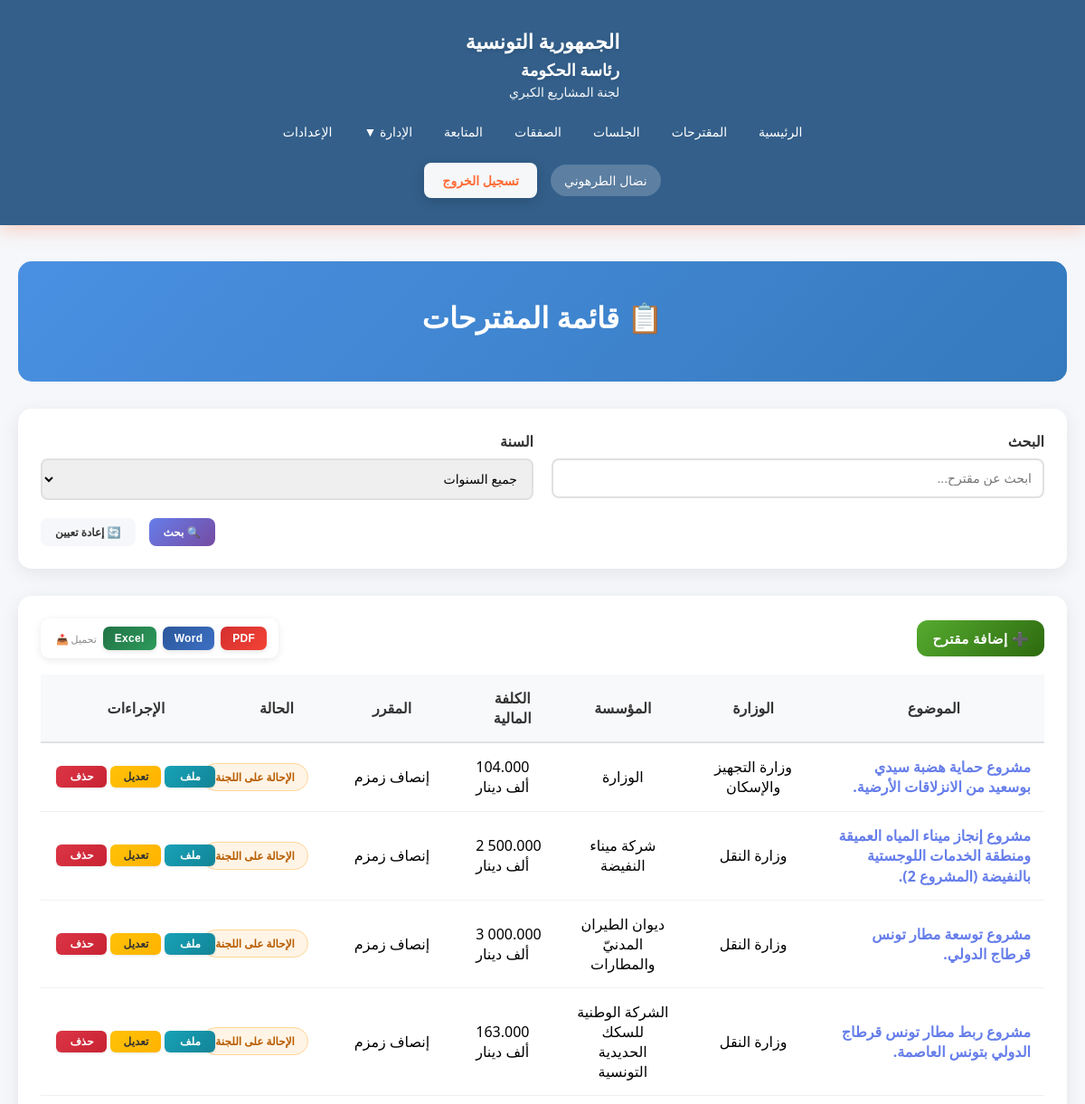
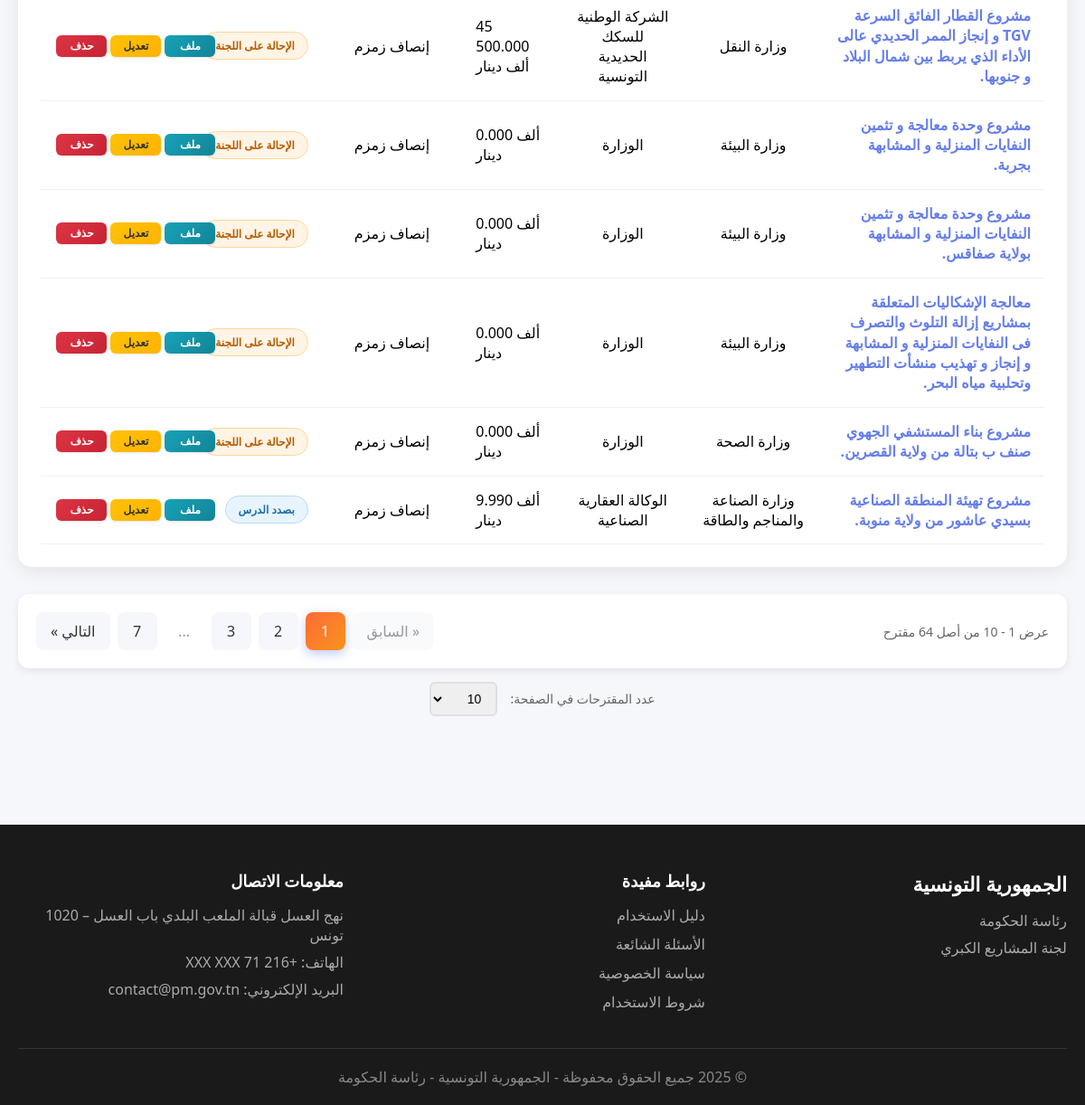
Page /Views/projets.php (signed in) on the committed database (2 pictures, top to bottom).
### tables this page shows
CREATE TABLE `projet` (
  `idPro` int(11) NOT NULL,
  `idMinistere` int(11) NOT NULL,
  `idEtab` int(11) NOT NULL,
  `sujet` varchar(400) NOT NULL,
  `dateArrive` date NOT NULL,
  `procedurePro` varchar(30) NOT NULL,
  `cout` float NOT NULL,
  `id_Gov` int(11) NOT NULL,
  `proposition` varchar(400) NOT NULL,
  `idUser` int(11) NOT NULL,
  `etat` int(11) NOT NULL,
  `dateCreation` datetime NOT NULL
);

CREATE TABLE `ministere` (
  `idMinistere` int(11) NOT NULL,
  `libMinistere` varchar(300) NOT NULL,
  `adresseMinistere` varchar(300) NOT NULL,
  `idGov` int(11) NOT NULL
);

CREATE TABLE `etablissement` (
  `idEtablissement` int(11) NOT NULL,
  `libEtablissement` varchar(300) NOT NULL,
  `adrEtablissement` varchar(300) NOT NULL,
  `idMinistere` int(11) NOT NULL,
  `idGouvernement` int(11) NOT NULL
);

CREATE TABLE `user` (
  `idUser` int(11) NOT NULL,
  `nomUser` varchar(200) NOT NULL,
  `emailUser` varchar(300) NOT NULL,
  `typeCpt` int(1) NOT NULL,
  `login` varchar(20) NOT NULL,
  `pw` varchar(255) NOT NULL
);

### Views/projets.php (the view, shortened to what the rows shown need)
<?php
    require_once '../Config/Permissions.php';
    $database = new Database();
    $db = $database->getConnection();
        $sql = "SELECT p.*, m.libMinistere, e.libEtablissement, u.nomUser,
                CASE
                    WHEN p.etat = 1 THEN 'بصدد الدرس'
                    WHEN p.etat = 2  THEN 'الإحالة على اللجنة'
                    WHEN p.etat = 3 THEN 'موافقة وقتية'
                    WHEN p.etat = 4 THEN 'الموافقة'
                    ELSE 'غير معروف'
                END as etatLib,
                (SELECT idDoc FROM document WHERE idPro = p.idPro AND type = 1 LIMIT 1) as docMuqtarahId,
                (SELECT cheminAcces FROM document WHERE idPro = p.idPro AND type = 1 LIMIT 1) as cheminAccesMuqtarah,
                (SELECT cheminAcces FROM document WHERE idPro = p.idPro AND type = 11 LIMIT 1) as cheminAccesTaqrir,
                (SELECT idDoc FROM document WHERE idPro = p.idPro AND type = 11 LIMIT 1) as docTaqrirId
                FROM projet p
                LEFT JOIN ministere m ON p.idMinistere = m.idMinistere
                LEFT JOIN etablissement e ON p.idEtab = e.idEtablissement
                LEFT JOIN user u ON p.idUser = u.idUser
                WHERE 1=1";
        $sql .= " ORDER BY p.dateCreation DESC";
        $stmt = $db->prepare($sql);
        $stmt->execute();
        $projets = $stmt->fetchAll(PDO::FETCH_ASSOC);
        $itemsPerPage = 10;
        $currentPage = isset($_GET['page']) ? max(1, intval($_GET['page'])) : 1;
        $offset = ($currentPage - 1) * $itemsPerPage;
        $sql = "SELECT p.*, m.libMinistere, e.libEtablissement, u.nomUser,
                CASE
                    WHEN p.etat = 1 THEN 'بصدد الدرس'
                    WHEN p.etat = 2  THEN 'الإحالة على اللجنة'
                    WHEN p.etat = 3 THEN 'موافقة وقتية'
                    WHEN p.etat = 4 THEN 'الموافقة'
                    ELSE 'غير معروف'
                END as etatLib,
                (SELECT idDoc FROM document WHERE idPro = p.idPro AND type = 1 LIMIT 1) as docMuqtarahId,
                (SELECT cheminAcces FROM document WHERE idPro = p.idPro AND type = 1 LIMIT 1) as cheminAccesMuqtarah,
                (SELECT cheminAcces FROM document WHERE idPro = p.idPro AND type = 11 LIMIT 1) as cheminAccesTaqrir,
                (SELECT idDoc FROM document WHERE idPro = p.idPro AND type = 11 LIMIT 1) as docTaqrirId
                FROM projet p
                LEFT JOIN ministere m ON p.idMinistere = m.idMinistere
                LEFT JOIN etablissement e ON p.idEtab = e.idEtablissement
                LEFT JOIN user u ON p.idUser = u.idUser
                WHERE 1=1";
        $sql .= Permissions::getProjectsWhereClause();
        $sql .= " ORDER BY p.dateCreation DESC LIMIT :limit OFFSET :offset";
        $stmt = $db->prepare($sql);
        $stmt->bindParam(':limit', $itemsPerPage, PDO::PARAM_INT);
        $stmt->bindParam(':offset', $offset, PDO::PARAM_INT);
        $stmt->execute();
        $projets = $stmt->fetchAll(PDO::FETCH_ASSOC);
?>
<!DOCTYPE html>
<html lang="ar" dir="rtl">
<head>
    <link rel="stylesheet" href="../assets/css/style.css">
</head>
<body>
    <?php include 'includes/header.php'; ?>
    <section class="content-section" style="padding: 40px 0;">
        <div class="container">
            <div class="admin-header">
                <h2>📋 قائمة المقترحات</h2>
            </div>
            <div class="projects-table">
                <?php if (count($projets) > 0): ?>
                    <table>
                        <thead>
                            <tr>
                                <th>الموضوع</th>
                                <th>الوزارة</th>
                                <th>المؤسسة</th>
                                <th>الكلفة المالية</th>
                                <th>المقرر</th>
                                <th>الحالة</th>
                                <?php if (isset($_SESSION['user_type']) && $_SESSION['user_type'] == 1): ?>
                                <th>الإجراءات</th>
                                <?php endif; ?>
                            </tr>
                        </thead>
                        <tbody>
                            <?php foreach ($projets as $projet): ?>
                                <tr>
                                    <td style="text-align: right;">
                                        <a href="javascript:void(0)"
                                        onclick="openDetailsModal(<?php echo $projet['idPro']; ?>)"
                                        style="color: #667eea; text-decoration: none; font-weight: 600; cursor: pointer; transition: color 0.3s;"
                                        onmouseover="this.style.color='#764ba2'"
                                        onmouseout="this.style.color='#667eea'">
                                            <?php echo htmlspecialchars(substr($projet['sujet'], 0, 300)); ?>
                                        </a>
                                    </td>
                                    <td><?php echo htmlspecialchars($projet['libMinistere']); ?></td>
                                    <td><?php echo htmlspecialchars($projet['libEtablissement']); ?></td>
                                    <td style="text-align: left; direction: ltr;"><?php echo number_format($projet['cout'], 3, '.', ' '); ?> ألف دينار </td>
                                    <td><?php echo htmlspecialchars($projet['nomUser']); ?></td>
                                    <td>
                                        <span class="badge <?php
                                            switch($projet['etat']) {
                                                case 1:  echo 'badge-pending';    break;
                                                case 2: echo 'badge-processing'; break;
                                            }
                                        ?>">
                                            <?php echo $projet['etatLib']; ?>
                                        </span>
                                    </td>
                                    <?php if (isset($_SESSION['user_type']) && $_SESSION['user_type'] == 1): ?>
                                    <td>
                                        <div class="actions-container">
                                            <?php if (Permissions::canEditProjet($projet['idUser'])): ?>
                                                <button onclick="openAddFileModal(<?php echo $projet['idPro']; ?>)"
                                                        class="btn-action btn-add-file"
                                                        title="إضافة ملف جديد">
                                                    ملف
                                                </button>
                                                <button onclick="openEditModal(<?php echo $projet['idPro']; ?>)"
                                                        class="btn-action btn-edit"
                                                        title="تعديل المقترح">
                                                        تعديل
                                                </button>
                                            <?php endif; ?>
                                            <?php if (Permissions::canDeleteProjet($projet['idUser'])): ?>
                                                <button onclick="confirmDelete(<?php echo $projet['idPro']; ?>)"
                                                        class="btn-action btn-delete"
                                                        title="حذف المقترح">
                                                    حذف
                                                </button>
                                            <?php endif; ?>
                                        </div>
                                    </td>
                                    <?php endif; ?>
                                </tr>
                            <?php endforeach; ?>
                        </tbody>
                    </table>
                <?php else: ?>
                    <p style="text-align: center; padding: 40px; color: #666;">لا توجد مقترحات</p>
                <?php endif; ?>
            </div>
        </div>
    </section>
</body>
</html>

### rows in the picture
projet: sujet "مشروع حماية هضبة سيدي بوسعيد من الانزلاقات الأرضية.", idMinistere.libMinistere "وزارة التجهيز والإسكان", idEtab.libEtablissement "الوزارة", cout "104.000", idUser.nomUser "إنصاف زمزم", etatLib "الإحالة على اللجنة"
projet: sujet "مشروع إنجاز ميناء المياه العميقة ومنطقة الخدمات اللوجستية بالنفيضة (المشروع 2).", idMinistere.libMinistere "وزارة النقل", idEtab.libEtablissement "شركة ميناء النفيضة", cout "2 500.000", idUser.nomUser "إنصاف زمزم", etatLib "الإحالة على اللجنة"
projet: sujet "مشروع توسعة مطار تونس قرطاج الدولي.", idMinistere.libMinistere "وزارة النقل", idEtab.libEtablissement "ديوان الطيران المدنيّ والمطارات", cout "3 000.000", idUser.nomUser "إنصاف زمزم", etatLib "الإحالة على اللجنة"
projet: sujet "مشروع ربط مطار تونس قرطاج الدولي بتونس العاصمة.", idMinistere.libMinistere "وزارة النقل", idEtab.libEtablissement "الشركة الوطنية للسكك الحديدية التونسية", cout "163.000", idUser.nomUser "إنصاف زمزم", etatLib "الإحالة على اللجنة"
projet: sujet "مشروع القطار الفائق السرعة TGV و إنجاز الممر الحديدي عالى الأداء الذي يربط بين شمال البلاد و جنوبها.", idMinistere.libMinistere "وزارة النقل", idEtab.libEtablissement "الشركة الوطنية للسكك الحديدية التونسية", cout "45 500.000", idUser.nomUser "إنصاف زمزم", etatLib "الإحالة على اللجنة"
projet: sujet "مشروع وحدة معالجة و تثمين النفايات المنزلية و المشابهة بجربة.", idMinistere.libMinistere "وزارة ﺍﻟﺒﻴﺌﺔ", idEtab.libEtablissement "الوزارة", cout "0.000", idUser.nomUser "إنصاف زمزم", etatLib "الإحالة على اللجنة"
projet: sujet "مشروع وحدة معالجة و تثمين النفايات المنزلية و المشابهة بولاية صفاقس.", idMinistere.libMinistere "وزارة ﺍﻟﺒﻴﺌﺔ", idEtab.libEtablissement "الوزارة", cout "0.000", idUser.nomUser "إنصاف زمزم", etatLib "الإحالة على اللجنة"
projet: sujet "معالجة الإشكاليات المتعلقة بمشاريع إزالة التلوث والتصرف فى النفايات المنزلية و المشابهة و إنجاز و تهذيب منشأت التطهير وتحلبية مياه البحر.", idMinistere.libMinistere "وزارة ﺍﻟﺒﻴﺌﺔ", idEtab.libEtablissement "الوزارة", cout "0.000", idUser.nomUser "إنصاف زمزم", etatLib "الإحالة على اللجنة"
projet: sujet "مشروع بناء المستشفي الجهوي صنف ب بتالة من ولاية القصرين.", idMinistere.libMinistere "وزارة الصحة", idEtab.libEtablissement "الوزارة", cout "0.000", idUser.nomUser "إنصاف زمزم", etatLib "الإحالة على اللجنة"
projet: sujet "مشروع تهيئة المنطقة الصناعية بسيدي عاشور من ولاية منوبة.", idMinistere.libMinistere "وزارة الصناعة والمناجم والطاقة", idEtab.libEtablissement "الوكالة العقارية الصناعية", cout "9.990", idUser.nomUser "إنصاف زمزم", etatLib "بصدد الدرس"

### other values in the picture
$_SESSION['user_name'] "نضال الطرهوني"
$totalItems "64"
$totalPages "7"
